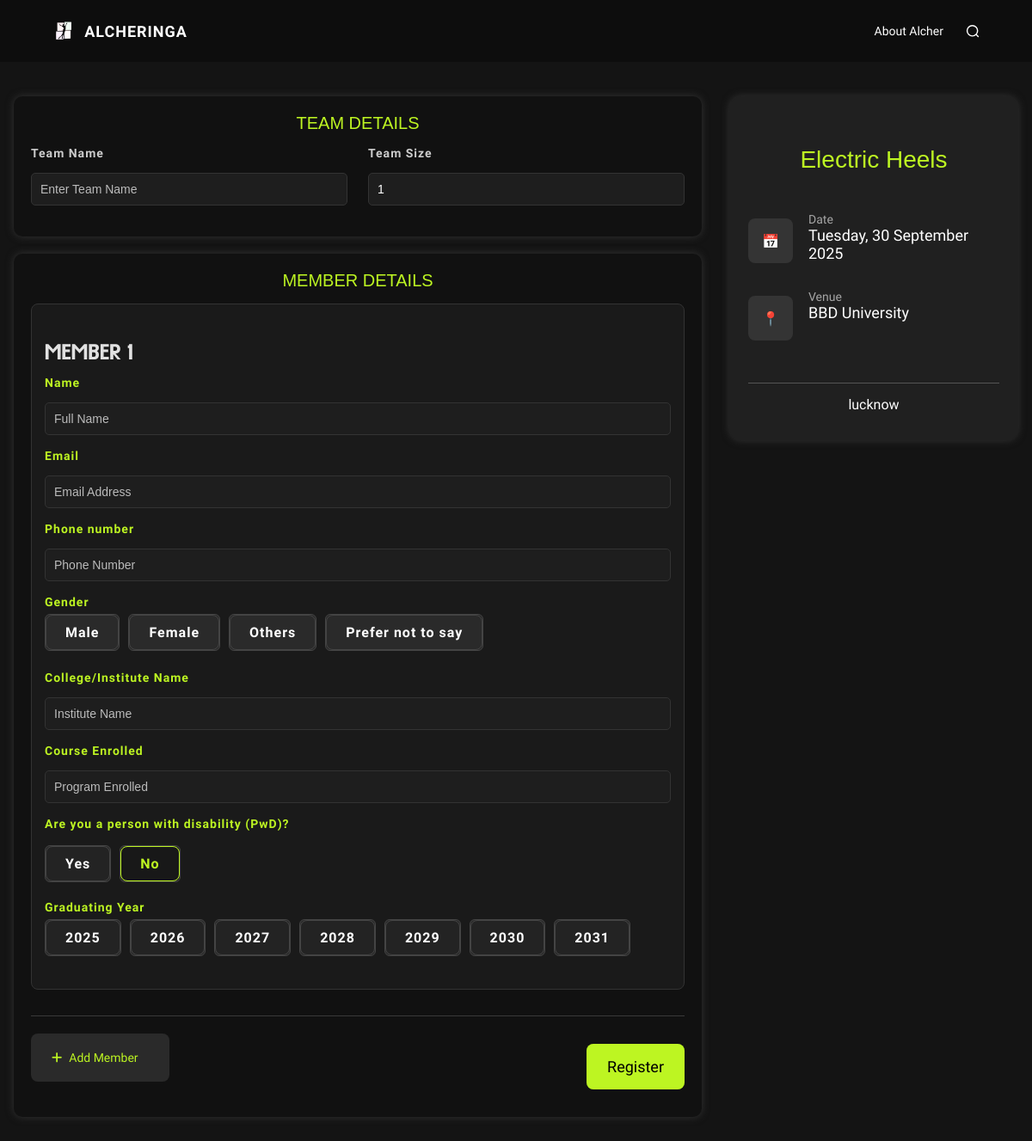
The page /competitions/lucknow/Electric Heels/register on the database its author committed.
### core/models.py (models this page shows, shortened)
class Event(models.Model):
    EVENT_TYPE_CHOICES = [
        ('solo', 'Solo'),
        ('team', 'Team'),
    ]
    name = models.CharField(max_length=200)
    event_type = models.CharField(max_length=10, choices=EVENT_TYPE_CHOICES, default='solo')
    min_participants = models.PositiveIntegerField(null=True, blank=True)
    max_participants = models.PositiveIntegerField(null=True, blank=True)
    description = models.TextField(default= "none")
    deadline = models.DateField(null=True, blank=True)
    event_date = models.DateField(null=True, blank=True)
    city = models.ForeignKey(City, on_delete=models.CASCADE, related_name='event_set', null=True, blank=True)
    image = models.ImageField(
        upload_to="image_uploads/event_pic/", default='ropar.png',null=True, blank=True,help_text="Upload an image representing this event"
    )

class City(models.Model):
    name = models.CharField(max_length=100, unique=True)
    events = models.ManyToManyField('Event', related_name='cities')
    venue = models.CharField(max_length=100, default="None")
    time = models.DateField(null=True, blank=True)
    guidelines = models.TextField(default="None")
    image = models.ImageField(
        upload_to="image_uploads/city_pic/", default='ropar.png')
    state = models.CharField(max_length=100,default='None')

### core/views.py (the view)
# urls.py: path('competitions/<str:city_name>/<str:event_name>/register', views.registrationpage, name='registrationpage'),
def registrationpage(request, city_name, event_name):
    city = get_object_or_404(City, name=city_name)
    event = get_object_or_404(Event, name=event_name)
    MemberFormSet = modelformset_factory(
        TeamMember,
        form=MemberForm,
        extra=0
    )  # Use custom form to ensure radio gender without blank option
    team_name_form = None
    team_form = None
    member_formset = None
    form = None
    if request.method == 'POST':
        if event.event_type == 'team':
            team_name_form = TeamName(request.POST)
            team_form = RegistrationForm(request.POST)
            member_formset = MemberFormSet(request.POST, prefix='members')
            print(member_formset)
            if team_name_form.is_valid() and team_form.is_valid() and member_formset.is_valid():
                team_head = team_form.save(commit=False)
                team_head.event = event
                team_head.city = city
                team_head.save()
                team_name = team_name_form.save(commit=False)
                team_name.head = team_head
                team_name.save()
                for formset_form in member_formset:
                    if formset_form.cleaned_data:
                        member = formset_form.save(commit=False)
                        member.head = team_head
                        member.team = team_name
                        member.save()
                send_mail(
                    subject='Team Registration Successful',
                    message=f'Hello {team_head.name},\n\nYou have successfully registered your team for the event "{event.name}" in {city.name}.\n\nThank you for registering!',
                    from_email=settings.EMAIL_HOST_USER,
                    recipient_list=[team_head.email],
                    fail_silently=False,
                )
                return render(request, 'core/thank_you.html')
        else:
            form = RegistrationForm(request.POST)
            if form.is_valid():
                registration = form.save(commit=False)
                registration.event = event
                registration.city = city
                registration.save()
                send_mail(
                    subject='Registration Successful',
                    message=f'Hello {registration.name},\n\nYou have successfully registered for the event "{event.name}" in {city.name}.\n\nThank you for registering!',
                    from_email=settings.EMAIL_HOST_USER,
                    recipient_list=[registration.email],
                    fail_silently=False,
                )
                return render(request, 'core/thank_you.html')
    else:
        if event.event_type == 'team':
            team_name_form = TeamName()
            team_form = RegistrationForm()
            member_formset = MemberFormSet(queryset=TeamMember.objects.none(), prefix='members')
        else:
            form = RegistrationForm()
    return render(request, 'core/register_form.html', {
        'form': form,
        'team_form': team_form,
        'team_name_form': team_name_form,
        'event': event,
        'city': city,
        'member_formset': member_formset,
        'min_participants': event.min_participants,
        'max_participants': event.max_participants,
    })

### core/forms.py
class TeamName(forms.ModelForm):
    class Meta:
        model = Team
        fields = ['team_name']
        widgets = {
            'team_name': forms.TextInput(attrs={
                'class': 'form-control',
                'placeholder': 'Enter Team Name'
            }),
        }
        labels = {
            'team_name' : 'Team Name',
        }

### templates/core/register_form.html (shortened to what this page needs)
{% load static %}
<!DOCTYPE html>
<html lang="en">
<head>
  <link rel="stylesheet" type="text/css" href="{% static 'core/styles.css' %}">
  <link rel="stylesheet" type="text/css" href="{% static 'core/style.css' %}">
  <link rel="stylesheet" href="{% static 'core/landing/landing.css' %}">
  <link rel="stylesheet" href="{% static 'core/landing/cfa.css' %}" />
  <link rel="stylesheet" href="https://cdn.jsdelivr.net/npm/toastify-js/src/toastify.min.css">
  <link rel="stylesheet" type="text/css" href="{% static 'core/register.css' %}">
</head>
<body>
<header class="navbar">
  <div class="navbar-header">
    <div class="navbar-left">
      <img src="{% static 'core/landing/logo.png' %}" class="logo" alt="Logo" />
      <span>ALCHERINGA</span>
    </div>
  </div>
  <div class="navbar-right" id="nav-menu">
    <a href="#about">About Alcher</a>
    <img src="{% static 'core/landing/search.svg' %}" class="search-icon" alt="Search" />
  </div>
</header>
<div class="page-wrap">
  <main>
    <form method="post" action="{% url 'registrationpage' city.name event.name %}" novalidate>
      {% if event.event_type == 'team' %}
      <div class="card">
        <h2 class="section-title">Team Details</h2>
        <div class="grid-2">
          <div class="field">
            <label>Team Name</label>
            {{ team_name_form.team_name }}
          </div>
          <div class="field">
            <label>Team Size</label>
            <input id="team-size" type="number" value="1" min="1" max="{{ max_participants }}" disabled>
          </div>
        </div>
      </div>
      {% endif %}
      <div class="card">
        <h2 class="section-title">Member Details</h2>
        <div class="member-card">
          <h3 class="member-heading">Member 1</h3>
          <div class="field">
            <label>Name</label>
            {% if event.event_type == 'team' %}
              {{ team_form.name }}
            {% else %}
              {{ form.name }}
            {% endif %}
          </div>
          <div class="field"><label>Email</label>
            {% if event.event_type == 'team' %}
              {{ team_form.email.as_widget }}
            {% else %}
              {{ form.email.as_widget }}
            {% endif %}
          </div>
          <div class="field"><label>Phone number</label>
            {% if event.event_type == 'team' %}
              {{ team_form.phone_no.as_widget }}
            {% else %}
              {{ form.phone_no.as_widget }}
            {% endif %}
          </div>
          <div class="field gender">
            <label>Gender</label>
            <div class="gender-group">
              {% if event.event_type == 'team' %}
                {% for radio in team_form.gender %}
                  <label class="gender-box">{{ radio.tag }} <span>{{ radio.choice_label }}</span></label>
                {% endfor %}
              {% else %}
                {% for radio in form.gender %}
                  <label class="gender-box">{{ radio.tag }} <span>{{ radio.choice_label }}</span></label>
                {% endfor %}
              {% endif %}
            </div>
          </div>
          <div class="field"><label>College/Institute Name</label>
            {% if event.event_type == 'team' %}
              {{ team_form.institute_name.as_widget }}
            {% else %}
              {{ form.institute_name.as_widget }}
            {% endif %}
          </div>
          <div class="field"><label>Course Enrolled</label>
            {% if event.event_type == 'team' %}
              {{ team_form.program_enrolled.as_widget }}
            {% else %}
              {{ form.program_enrolled.as_widget }}
            {% endif %}
          </div>
          <div class="field disability">
            <label>Are you a person with disability (PwD)?</label>
            <div class="disability-group">
              {% if event.event_type == 'team' %}
                {% for radio in team_form.is_disabled %}
                  <label class="disability-box">{{ radio.tag }} <span>{{ radio.choice_label }}</span></label>
                {% endfor %}
              {% else %}
                {% for radio in form.is_disabled %}
                  <label class="disability-box">{{ radio.tag }} <span>{{ radio.choice_label }}</span></label>
                {% endfor %}
              {% endif %}
            </div>
          </div>
          <div class="field year">
            <label>Graduating Year</label>
            <div class="year-group">
              {% if event.event_type == 'team' %}
                {% for radio in team_form.year_of_passing %}
                  <label class="year-box">{{ radio.tag }} <span>{{ radio.choice_label }}</span></label>
                {% endfor %}
              {% else %}
                {% for radio in form.year_of_passing %}
                  <label class="year-box">{{ radio.tag }} <span>{{ radio.choice_label }}</span></label>
                {% endfor %}
              {% endif %}
            </div>
          </div>
        </div>
        {% if event.event_type == 'team' %}
          <div class="actions">
            <button id="add-member" type="button" class="add-member-btn">
              <i class="fas fa-plus"></i> Add Member
            </button>
            <button type="submit" class="register-btn">Register</button>
          </div>
        {% else %}
          <div class="actions" style="justify-content:flex-end;">
            <button type="submit" class="register-btn">Register</button>
          </div>
        {% endif %}
      </div>
    </form>
  </main>
  <aside class="sidebar">
    <div class="card">
      <h3 class="section-title">{{ event.name }}</h3>
      <ul class="meta">
        <li>
          <div class="meta-icon">📅</div>
          <div class="meta-about"><div class="info">Date</div>{{ city.time|date:'l, d F Y' }}</div>
        </li>
        <li>
          <div class="meta-icon">📍</div>
          <div class="meta-about"><div class="info">Venue</div>{{ city.venue }}</div>
        </li>
        <div class="meta-city"><li><span>{{ city.name }}</span></li></div>
      </ul>
    </div>
  </aside>
</div>
</body>
</html>

### static/core/styles.css (style rules this page uses)
body { font-family: 'Arial', sans-serif; background: url('image.jpeg') no-repeat center center fixed; background-color: #f1d7ac; background-size: cover; margin: 0; background-blend-mode: overlay; }
h1, h2 { text-align: center; font-family: 'Courier New', Courier, monospace; color: #330307; }
h3 { font-family: 'Carltine'; }
label, button { font-family: 'Carltine'; }
h2 { font-family: 'Bosten'; font-size: 1.8em; text-transform: uppercase; margin-bottom: 5px; }
label { font-family: 'Carltine'; font-style: normal; font-weight: 500; color: #330307; margin-bottom: 5px; color: #6d2f1b; }
.form-control { padding: 10px; font-size: 16px; border-radius: 5px; border: 1px solid #330307; }
h3 { color: #330307; text-align: center; font-size: 1.5em; text-align: left; margin-top: 30px; }
input, select { background: transparent; border: 2px solid; border-radius: 5px; color: #333; border-color: #330307; }
label { font-family: carltine; color: #330307; }
body { background: url('image.jpeg') no-repeat center center fixed; background-color: #f1d7ac; background-size: cover; background-blend-mode: overlay; }

### static/core/landing/landing.css (style rules this page uses)
html { scroll-behavior: smooth; }
body { background-color: #0d0d0d; color: white; margin: 0; padding: 0; font-family: 'Sao Torpes', sans-serif; }
* { box-sizing: border-box; }
.navbar { width: 100%; padding: 20px 60px; display: flex; justify-content: space-between; align-items: center; background-color: #0d0d0d; position: relative; }
.navbar-left { display: flex; align-items: center; gap: 10px; }
.logo { height: 32px; }
.navbar-left span { font-size: 18px; font-weight: 600; letter-spacing: 1px; color: white; font-family: 'Lexend', sans-serif; }
.navbar-right { display: flex; align-items: center; gap: 25px; }
.navbar-right a { color: #fff; font-size: 14px; text-decoration: none; font-weight: 500; font-family: 'Lexend', sans-serif; }
.search-icon { width: 18px; height: 18px; cursor: pointer; }

### static/core/landing/cfa.css (style rules this page uses)
body { margin: 0; padding: 0; background-color: #111; font-family: 'Lexend', sans-serif; }
.register-btn { background-color: #c4f800; color: black; font-weight: bold; padding: 0.75rem 2rem; border: none; border-radius: 8px; font-size: 1rem; cursor: pointer; transition: background-color 0.3s ease; }

### static/core/register.css (style rules this page uses)
* { margin: 0; padding: 0; box-sizing: border-box; }
body { background: #141414; font-family: "Lexend", sans-serif; color: white; overflow-x: hidden; }
.register-btn { margin-top: 12px; background: #BDF522; color: #000000; padding: 16px 24px; border-radius: 8px; display: block; text-decoration: none; font-family: "Lexend"; font-weight: 500; font-size: 18px; text-align: center; margin-bottom: 12px; cursor: pointer; }
.add-member-btn, button[type="button"].add-member-btn { background: #2A2A2A !important; color: #BDF522 !important; border: none !important; border-radius: 8px !important; padding: 16px 24px !important; font-family: "Lexend" !important; font-weight: 400 !important; font-size: 14px !important; cursor: pointer !important; display: flex !important; align-items: center !important; gap: 8px !important; transition: all 0.3s ease !important; height: 56px !important; width: 161px !important; }
.actions { display: flex; gap: 16px; justify-content: flex-end; margin-top: 30px; padding-top: 20px; border-top: 1px solid #3a3a3a; }
.register-btn { align-self: flex-start; }

### rows shown on the page
Event: name "Electric Heels"
City: time "Tuesday, 30 September 2025", venue "BBD University", name "lucknow"

### other values the page prints
{{ radio.choice_label }} "Male" "Female" "Others" "Prefer not to say"
{{ radio.choice_label }} "Yes" "No"
{{ radio.choice_label }} "2025" "2026" "2027" "2028" "2029" "2030" "2031"
